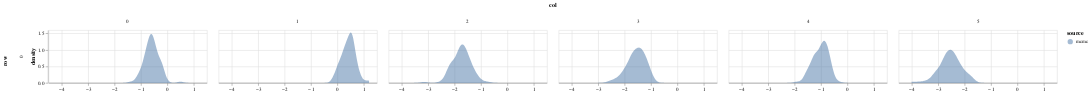

Write notebook code for a chart like this one.
### Code cell
param = 'alpha'
df = get_post_df(ps[param]) 
df['source'] = 'mcmc'
plot_density(df, height=100)

### Figure 1 — Vega-Lite specification as saved in the notebook (floating-point values rounded to 4 significant figures; data arrays with more than 128 entries replaced by an {"elided": "..."} marker saying what was removed)
{"config": {"view": {"continuousWidth": 400, "continuousHeight": 300}}, "data": {"name": "data-01a50772b4e6fa320978b6053f832cef"}, "mark": {"type": "area", "opacity": 0.5}, "encoding": {"color": {"type": "nominal", "field": "source"}, "column": {"type": "quantitative", "field": "col"}, "row": {"type": "quantitative", "field": "row"}, "x": {"type": "quantitative", "field": "value", "title": null}, "y": {"type": "quantitative", "field": "density"}}, "height": 100, "resolve": {"scale": {"x": "independent"}}, "transform": [{"fold": ["value"]}, {"density": "value", "groupby": ["cn", "row", "col", "source"]}], "width": 300, "$schema": "https://vega.github.io/schema/vega-lite/v4.8.1.json", "datasets": {"data-01a50772b4e6fa320978b6053f832cef": {"elided": "600 records"}}}
